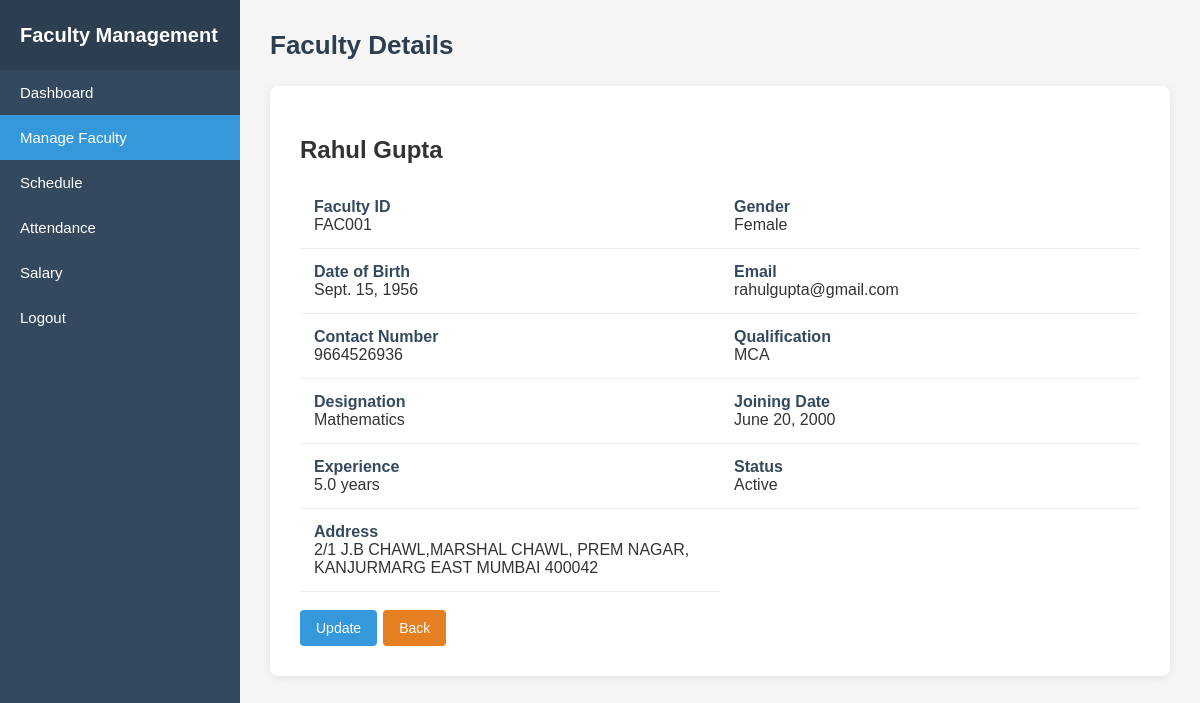
/view-faculty/FAC001/ (signed in), run on the app's committed database.
### faculty/models.py (models this page shows)
class Faculty(models.Model):
    FacultyID = models.CharField(max_length=10, primary_key=True)
    Password = models.CharField(max_length=255, blank=True)
    ProfilePhoto = models.ImageField(upload_to="faculty_photos/", blank=True)
    FirstName = models.CharField(max_length=50)
    LastName = models.CharField(max_length=50)
    Gender = models.CharField(max_length=20)
    DOB = models.DateField()
    Email = models.EmailField()
    ContactNumber = models.CharField(max_length=10)
    Address = models.TextField()
    Qualification = models.CharField(max_length=100)
    Designation = models.CharField(max_length=100)
    JoiningDate = models.DateField()
    Experience = models.DecimalField(max_digits=4, decimal_places=1)
    Status = models.CharField(max_length=20)

### faculty/views.py (the view)
def view_faculty(request, faculty_id):
    if "admin_id" not in request.session:
        return redirect("login")
    faculty = get_object_or_404(
        Faculty,
        FacultyID=faculty_id
    )
    return render(
        request,
        "view_faculty.html",
        {
            "faculty": faculty
        }
    )

### templates/view_faculty.html (shortened to what this page needs)
{% load static %}
<!DOCTYPE html>
<html lang="en">
<head>
    <link rel="stylesheet" href="{% static 'style.css' %}">
</head>
<body>
<div class="dashboard-container">
    <aside class="sidebar">
        <div class="sidebar-header">
            <h2>Faculty Management</h2>
        </div>
        <ul class="sidebar-menu">
            <li>
                <a href="{% url 'dashboard' %}">
                    Dashboard
                </a>
            </li>
            <li>
                <a href="{% url 'manage_faculty' %}" class="active">
                    Manage Faculty
                </a>
            </li>
             <li>
                <a href="{% url 'schedule' %}">
                    Schedule
                </a>
            </li>
            <li>
                <a href="{% url 'attendance' %}">
                    Attendance
                </a>
            </li>
            <li>
                <a href="{% url 'salary' %}">
                    Salary
                </a>
            </li>
            <li>
                <a href="{% url 'logout' %}">
                    Logout
                </a>
            </li>
        </ul>
    </aside>
    <main class="main-content">
        <div class="page-container">
            <h1 class="page-title">
                Faculty Details
            </h1>
            <div class="view-faculty-card">
                <h2>
                    {{ faculty.FirstName }} {{ faculty.LastName }}
                </h2>
                <div class="faculty-details">
                    <div class="detail-item">
                        <strong>Faculty ID</strong><br>
                        {{ faculty.FacultyID }}
                    </div>
                    <div class="detail-item">
                        <strong>Gender</strong><br>
                        {{ faculty.Gender }}
                    </div>
                    <div class="detail-item">
                        <strong>Date of Birth</strong><br>
                        {{ faculty.DOB }}
                    </div>
                    <div class="detail-item">
                        <strong>Email</strong><br>
                        {{ faculty.Email }}
                    </div>
                    <div class="detail-item">
                        <strong>Contact Number</strong><br>
                        {{ faculty.ContactNumber }}
                    </div>
                    <div class="detail-item">
                        <strong>Qualification</strong><br>
                        {{ faculty.Qualification }}
                    </div>
                    <div class="detail-item">
                        <strong>Designation</strong><br>
                        {{ faculty.Designation }}
                    </div>
                    <div class="detail-item">
                        <strong>Joining Date</strong><br>
                        {{ faculty.JoiningDate }}
                    </div>
                    <div class="detail-item">
                        <strong>Experience</strong><br>
                        {{ faculty.Experience }} years
                    </div>
                    <div class="detail-item">
                        <strong>Status</strong><br>
                        {{ faculty.Status }}
                    </div>
                    <div class="detail-item">
                        <strong>Address</strong><br>
                        {{ faculty.Address }}
                    </div>
                </div>
                <br>
                <div class="action-buttons">
                    <a
                        href="{% url 'update_faculty' faculty.FacultyID %}"
                        class="btn btn-primary"
                    >
                        Update
                    </a>
                    <a
                        href="{% url 'manage_faculty' %}"
                        class="btn btn-warning"
                    >
                        Back
                    </a>
                </div>
            </div>
        </div>
    </main>
</div>
</body>
</html>

### static/style.css (style rules this page uses)
* { box-sizing: border-box; }
body { margin: 0; padding: 0; font-family: Arial, sans-serif; background: #c9c1c1; color: #333; }
a { text-decoration: none; }
.dashboard-container { display: flex; width: 100%; min-height: 100vh; }
.sidebar { width: 240px; min-width: 240px; background: #34495e; min-height: 100vh; flex-shrink: 0; }
.sidebar-header { height: 70px; background: #2c3e50; display: flex; align-items: center; padding: 0 20px; }
.sidebar-header h2 { color: white; font-size: 20px; margin: 0; }
.sidebar-menu { list-style: none; padding: 0; margin: 0; }
.sidebar-menu li { margin: 0; padding: 0; }
.sidebar-menu li a { display: block; color: white; padding: 14px 20px; font-size: 15px; transition: 0.2s; }
.sidebar-menu li a.active { background: #3498db; }
.main-content { flex: 1; min-width: 0; background: #f5f5f5; }
.page-container { padding: 30px; }
.page-title { color: #2c3e50; margin: 0 0 25px 0; font-size: 26px; }
.btn { display: inline-block; border: none; border-radius: 4px; padding: 10px 16px; cursor: pointer; font-size: 14px; text-align: center; }
.btn-primary { background: #3498db; color: white; }
.btn-warning { background: #e67e22; color: white; }
.action-buttons { display: flex; gap: 6px; }
.view-faculty-card { background: white; padding: 30px; border-radius: 8px; box-shadow: 0 2px 8px rgba(0, 0, 0, 0.08); }
.faculty-details { display: grid; grid-template-columns: 1fr 1fr; gap: 0; }
.detail-item { padding: 14px; border-bottom: 1px solid #eee; }
.detail-item strong { color: #34495e; }

### data on the page
Faculty: FirstName "Rahul", LastName "Gupta", FacultyID "FAC001", Gender "Female", DOB "Sept. 15, 1956", Email "rahulgupta@gmail.com", ContactNumber "9664526936", Qualification "MCA", Designation "Mathematics", JoiningDate "June 20, 2000", Experience "5.0", Status "Active", Address "2/1 J.B CHAWL,MARSHAL CHAWL, PREM NAGAR, KANJURMARG EAST MUMBAI 400042"
